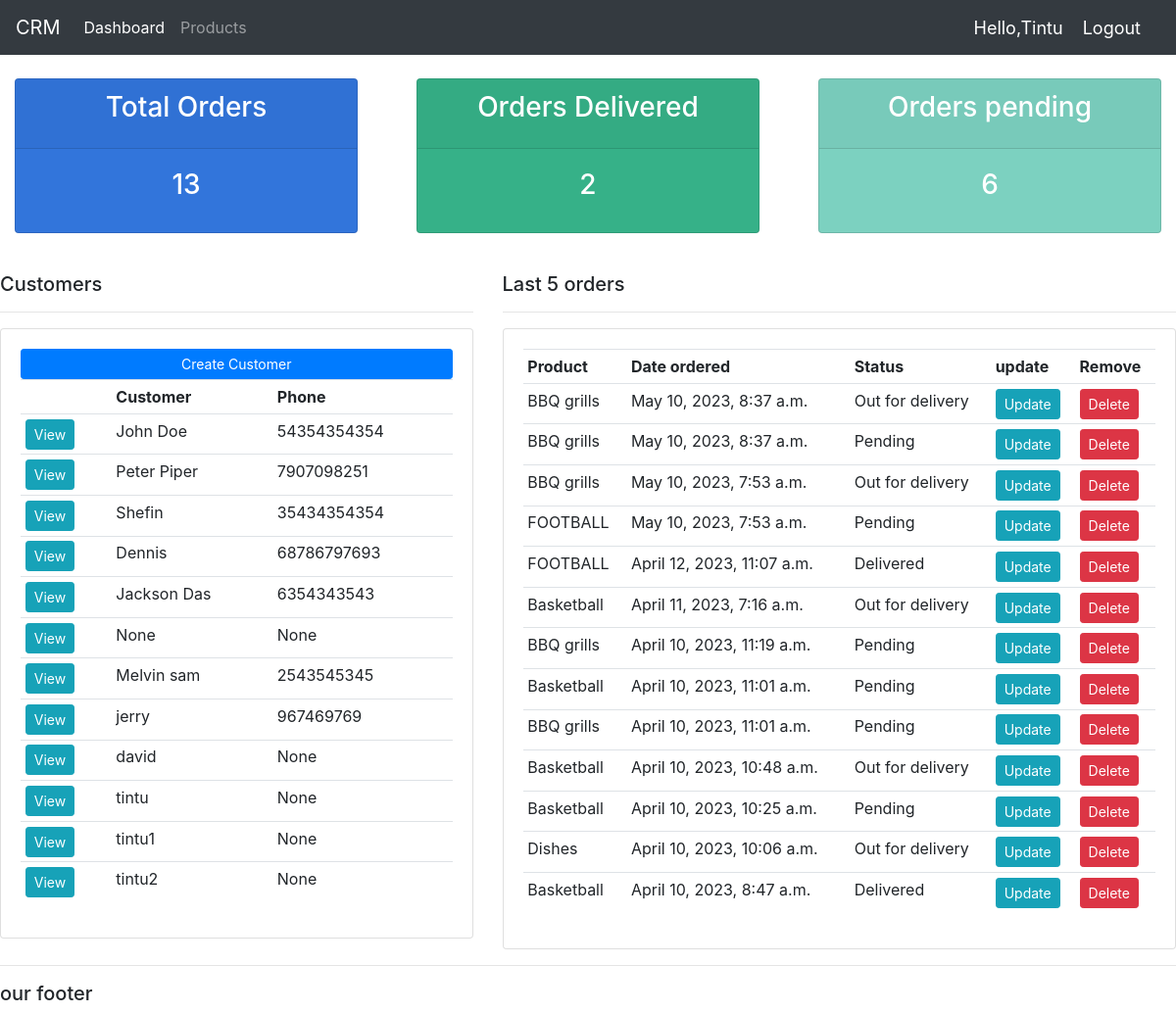
The app's page / (signed in) with its own data.
### myapp/models.py (models this page shows, shortened)
class Customer(models.Model):
    user = models.OneToOneField(User,null=True,blank=True,on_delete=models.CASCADE)
    name = models.CharField(max_length=100,null=True)
    phone = models.CharField(max_length=200,null=True)
    email = models.CharField(max_length=200,null=True)
    profile_pic = models.ImageField(default="profile1.png", null=True,blank=True)
    date_created = models.DateTimeField(auto_now_add=True)

class Order(models.Model):
    STATUS = (
        ('Pending','Pending'),
        ('Out for delivery','Out for delivery'),
        ('Delivered','Delivered')
    )
    customer = models.ForeignKey(Customer,null=True,on_delete=models.SET_NULL)
    product = models.ForeignKey(Product,null=True,on_delete=models.SET_NULL)
    date_created = models.DateTimeField(auto_now_add=True)
    status = models.CharField(max_length=200,null=True,choices=STATUS)
    note = models.CharField(max_length=1000,null=True)
    class Meta:
        ordering = ['-date_created']

class Product(models.Model):
    CATEGORY = (
        ('Indoor','Indoor'),
        ('Outdoor','Outdoor')
    )
    name = models.CharField(max_length=100,null=True)
    price = models.FloatField(null = True)
    category = models.CharField(max_length=100,null=True,choices=CATEGORY)
    description = models.TextField(null=True)
    date_created = models.DateTimeField(auto_now_add=True)
    tags = models.ManyToManyField(Tag)
    def __str__(self):
       return self.name

### myapp/decorators.py (the view)
	def wrapper_function(request, *args, **kwargs):
		group = None
		if request.user.groups.exists():
			group = request.user.groups.all()[0].name
		if group == 'customer':
			return redirect('user-page')
		if group == 'admin':
			return view_func(request, *args, **kwargs)

### myapp/views.py (called while the page is built)
@login_required(login_url='login')
@admin_only
def home(request):
    orders = Order.objects.all()
    customers = Customer.objects.all()
    total_customers = customers.count()
    total_orders = orders.count()
    delivered = orders.filter(status = 'Delivered').count()
    pending = orders.filter(status = 'Pending').count()
    context = {'orders':orders,'customers':customers,'total_orders':total_orders,
               'delivered':delivered,'pending':pending
               }
    return render(request,'myapp/dashboard.html',context)

### myapp/templates/myapp/dashboard.html
{% extends 'myapp/main.html' %}
{% block content %}
{% include 'myapp/status.html' %}
<br>
<div class="row">
    <div class="col-md-5">
        <h5>Customers</h5>
        <hr>
        <div class="card card-body">
            <a href="" class="btn btn-primary btn-sm btn-block">Create Customer</a>
            <table class="table table-sm">
                <tr>
                    <th></th>
                    <th>Customer</th>
                    <th>Phone</th>
                </tr>
                {% for customer in customers %}
                    <tr>
                        <td><a class="btn btn-sm btn-info" href="{% url 'customer' customer.id %}">View</a></td>
                        <td>{{customer.name}}</td>
                        <td>{{customer.phone}}</td>
                    </tr>
                {% endfor %}
            </table>
        </div>
    </div>
    <div class="col-md-7">
        <h5>Last 5 orders</h5>
        <hr>
        <div class="card card-body">
            <table class="table table-sm">
                <tr>
                    <th>Product</th>
                    <th>Date ordered</th>
                    <th>Status</th>
                    <th>update</th>
                    <th>Remove</th>
                </tr>
                {% for order in orders %}
                    <tr>
                        <td>{{order.product}}</td>
                        <td>{{order.date_created}}</td>
                        <td>{{order.status}}</td>
                        <td><a class="btn btn-sm btn-info" href="{% url 'update_order' order.id %}">Update</a></td>
                        <td><a class="btn btn-sm btn-danger" href="{% url 'delete_order' order.id %}">Delete</a></td>
                    </tr>
                {% endfor %}
            </table>
        </div>
    </div>
</div>
{% endblock %}

### myapp/templates/myapp/main.html (shortened to what this page needs)
{% load static %}
<!DOCTYPE html>
<html lang="en">
<head>
    <link rel="stylesheet" href="https://cdn.jsdelivr.net/npm/bootstrap@4.0.0/dist/css/bootstrap.min.css">
    <link rel="stylesheet" href="{% static 'css/main.css' %}">
</head>
<body>
    {% include 'myapp/navbar.html' %}
    {% block content %}
    {% endblock %}
    <hr>
    <h5>our footer</h5>
</body>
</html>

### myapp/templates/myapp/navbar.html (shortened to what this page needs)
<nav class="navbar navbar-expand-lg navbar-dark bg-dark">
    <a class="navbar-brand" href="#">CRM</a>
    <div class="collapse navbar-collapse" id="navbarNav">
      <ul class="navbar-nav">
        {% if request.user.is_staff %}
        <li class="nav-item active">
          <a class="nav-link" href="{% url 'home' %}">Dashboard</a>
        </li>
        <li class="nav-item">
          <a class="nav-link" href="{% url 'products' %}">Products</a>
        </li>
        {% else %}
        <li class="nav-item">
          <a class="nav-link" href="{% url 'account' %}">Settings</a>
        </li>
        {% endif %}
      </ul>
    </div>
    <span class="hello-msg">Hello,{{request.user}} </span>
    <span><a class="hello-msg" href="{% url 'logout' %}">Logout</a></span>
  </nav>

### myapp/templates/myapp/status.html
<br>
<div class="row">
    <div class="col">
        <div class="col-md">
            <div class="card text-center text-white mb-3" id="total-orders">
                <div class="card-header">
                    <h3 class="card-title">Total Orders</h3>
                </div>
                <div class="card-body">
                    <h3 class="card-title">{{total_orders}}</h3>
                </div>
            </div>
        </div>
    </div>
    <div class="col">
        <div class="col-md">
            <div class="card text-center text-white mb-3" id="orders-delivered">
                <div class="card-header">
                    <h3 class="card-title"> Orders Delivered</h3>
                </div>
                <div class="card-body">
                    <h3 class="card-title">{{delivered}}</h3>
                </div>
            </div>
        </div>
    </div>
    <div class="col">
        <div class="col-md">
            <div class="card text-center text-white mb-3" id="orders-pending">
                <div class="card-header">
                    <h3 class="card-title"> Orders pending</h3>
                </div>
                <div class="card-body">
                    <h3 class="card-title">{{pending}}</h3>
                </div>
            </div>
        </div>
    </div>
</div>

### static/css/main.css (style rules this page uses)
#total-orders { background-color: #3275db; }
#orders-delivered { background-color: rgb(54, 177, 136); }
#orders-pending { background-color: #7CD1C0; }

### myapp/templates/myapp/navbar.html (style rules this page uses)
.hello-msg { font-size: 18px; color: #fff; margin-right: 20px; }

### records on screen
Customer: name "John Doe", phone "54354354354"
Customer: name "Peter Piper", phone "7907098251"
Customer: name "Shefin", phone "35434354354"
Customer: name "Dennis", phone "68786797693"
Customer: name "Jackson Das", phone "6354343543"
Customer: name "None", phone "None"
Customer: name "Melvin sam", phone "2543545345"
Customer: name "jerry", phone "967469769"
Customer: name "david", phone "None"
Customer: name "tintu", phone "None"
Customer: name "tintu1", phone "None"
Customer: name "tintu2", phone "None"
Order: product "BBQ grills", date_created "May 10, 2023, 8:37 a.m.", status "Out for delivery"
Order: product "BBQ grills", date_created "May 10, 2023, 8:37 a.m.", status "Pending"
Order: product "BBQ grills", date_created "May 10, 2023, 7:53 a.m.", status "Out for delivery"
Order: product "FOOTBALL", date_created "May 10, 2023, 7:53 a.m.", status "Pending"
Order: product "FOOTBALL", date_created "April 12, 2023, 11:07 a.m.", status "Delivered"
Order: product "Basketball", date_created "April 11, 2023, 7:16 a.m.", status "Out for delivery"
Order: product "BBQ grills", date_created "April 10, 2023, 11:19 a.m.", status "Pending"
Order: product "Basketball", date_created "April 10, 2023, 11:01 a.m.", status "Pending"
Order: product "BBQ grills", date_created "April 10, 2023, 11:01 a.m.", status "Pending"
Order: product "Basketball", date_created "April 10, 2023, 10:48 a.m.", status "Out for delivery"
Order: product "Basketball", date_created "April 10, 2023, 10:25 a.m.", status "Pending"
Order: product "Dishes", date_created "April 10, 2023, 10:06 a.m.", status "Out for delivery"
Order: product "Basketball", date_created "April 10, 2023, 8:47 a.m.", status "Delivered"

### other values on screen
{{ request.user }} "Tintu"
{{ total_orders }} "13"
{{ delivered }} "2"
{{ pending }} "6"
